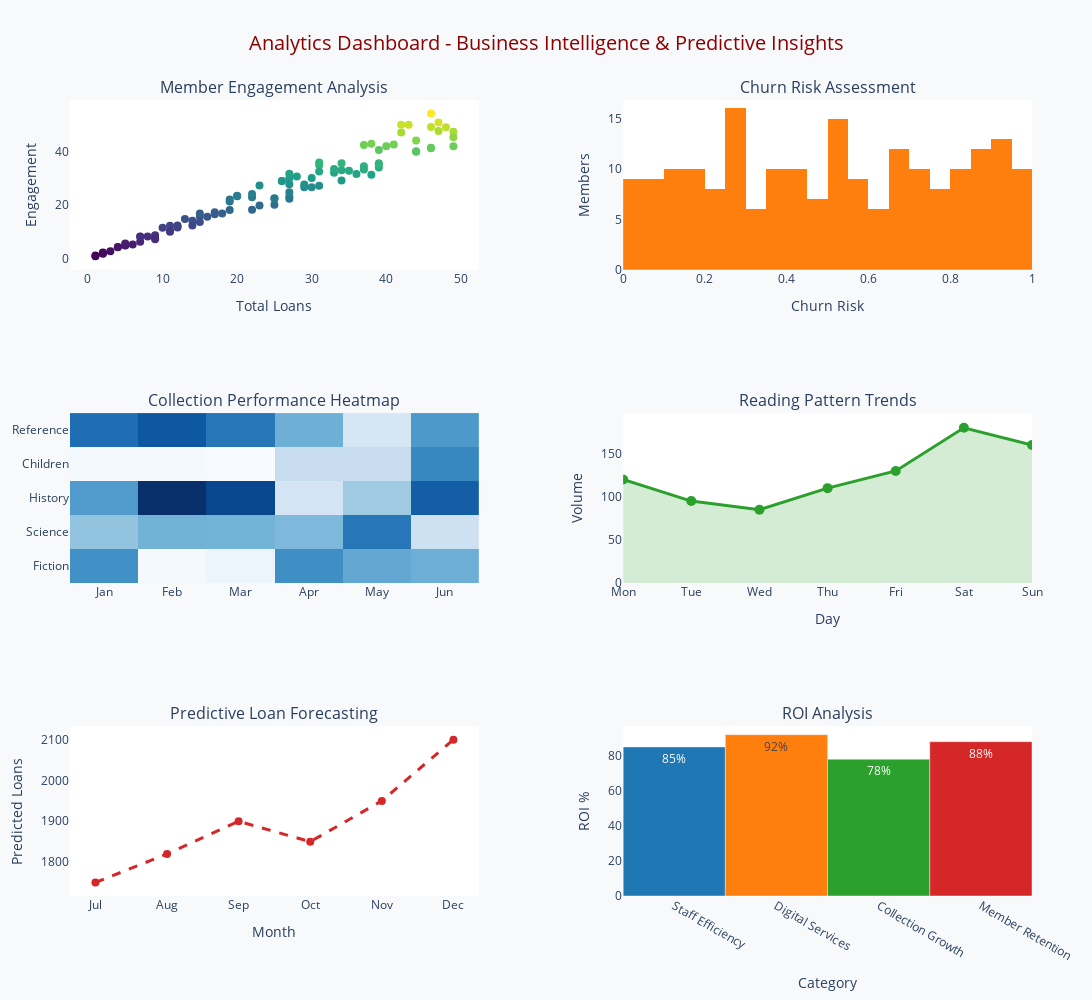

The notebook cell saved with this chart:
### Markdown cell above
## 🧠 **Analytics Dashboard - Business Intelligence**

Advanced 3x2 layout featuring predictive analytics, member behavior insights, collection performance metrics, and data-driven recommendations.

### Code cell
# 🧠 Analytics Dashboard - Business Intelligence & Insights

# Create Analytics Dashboard with 3x2 layout
fig_analytics = make_subplots(
    rows=3, cols=2,
    subplot_titles=[
        'Member Engagement Analysis', 'Churn Risk Assessment',
        'Collection Performance Heatmap', 'Reading Pattern Trends',
        'Predictive Loan Forecasting', 'ROI Analysis'
    ],
    vertical_spacing=0.18,    # Optimized for 3 rows
    horizontal_spacing=0.15,
    specs=[
        [{"type": "scatter"}, {"type": "histogram"}],
        [{"type": "heatmap"}, {"type": "scatter"}],
        [{"type": "scatter"}, {"type": "bar"}]
    ]
)

# Advanced analytics data
member_loans = np.random.randint(1, 50, 100)
engagement_score = member_loans * np.random.uniform(0.8, 1.2, 100)

churn_risk = np.random.uniform(0, 1, 200)

# Heatmap data for collection performance
categories = ['Fiction', 'Science', 'History', 'Children', 'Reference']
months = ['Jan', 'Feb', 'Mar', 'Apr', 'May', 'Jun']
performance_matrix = np.random.randint(50, 300, (5, 6))

reading_days = ['Mon', 'Tue', 'Wed', 'Thu', 'Fri', 'Sat', 'Sun']
reading_volume = [120, 95, 85, 110, 130, 180, 160]

forecast_months = ['Jul', 'Aug', 'Sep', 'Oct', 'Nov', 'Dec']
predicted_loans = [1750, 1820, 1900, 1850, 1950, 2100]

roi_categories = ['Staff Efficiency', 'Digital Services', 'Collection Growth', 'Member Retention']
roi_values = [85, 92, 78, 88]

# Chart 1: Member Engagement (Top Left)
fig_analytics.add_trace(
    go.Scatter(
        x=member_loans,
        y=engagement_score,
        mode='markers',
        marker=dict(
            size=8,
            color=engagement_score,
            colorscale='Viridis',
            showscale=False
        ),
        showlegend=False
    ),
    row=1, col=1
)

# Chart 2: Churn Risk Distribution (Top Right)
fig_analytics.add_trace(
    go.Histogram(
        x=churn_risk,
        nbinsx=20,
        marker_color='#ff7f0e',
        showlegend=False
    ),
    row=1, col=2
)

# Chart 3: Performance Heatmap (Middle Left)
fig_analytics.add_trace(
    go.Heatmap(
        z=performance_matrix,
        x=months,
        y=categories,
        colorscale='Blues',
        showscale=False
    ),
    row=2, col=1
)

# Chart 4: Reading Patterns (Middle Right)
fig_analytics.add_trace(
    go.Scatter(
        x=reading_days,
        y=reading_volume,
        mode='lines+markers',
        line=dict(color='#2ca02c', width=3),
        marker=dict(size=10),
        fill='tozeroy',
        fillcolor='rgba(44, 160, 44, 0.2)',
        showlegend=False
    ),
    row=2, col=2
)

# Chart 5: Predictive Forecasting (Bottom Left)
fig_analytics.add_trace(
    go.Scatter(
        x=forecast_months,
        y=predicted_loans,
        mode='lines+markers',
        line=dict(color='#d62728', width=3, dash='dash'),
        marker=dict(size=8),
        showlegend=False
    ),
    row=3, col=1
)

# Chart 6: ROI Analysis (Bottom Right)
fig_analytics.add_trace(
    go.Bar(
        x=roi_categories,
        y=roi_values,
        marker_color=['#1f77b4', '#ff7f0e', '#2ca02c', '#d62728'],
        text=[f'{v}%' for v in roi_values],
        textposition='auto',
        showlegend=False
    ),
    row=3, col=2
)

# Analytics layout configuration
fig_analytics.update_layout(
    title={
        'text': 'Analytics Dashboard - Business Intelligence & Predictive Insights',
        'x': 0.5,
        'xanchor': 'center',
        'font': {'size': 20, 'color': 'darkred'}
    },
    height=1000,   # Taller for 3 rows
    width=1400,
    showlegend=False,
    plot_bgcolor='white',
    paper_bgcolor='#f8f9fa',
    margin=dict(l=60, r=60, t=100, b=60)
)

# Update axis labels
fig_analytics.update_xaxes(title_text="Total Loans", row=1, col=1)
fig_analytics.update_yaxes(title_text="Engagement", row=1, col=1)
fig_analytics.update_xaxes(title_text="Churn Risk", row=1, col=2)
fig_analytics.update_yaxes(title_text="Members", row=1, col=2)
fig_analytics.update_xaxes(title_text="Day", row=2, col=2)
fig_analytics.update_yaxes(title_text="Volume", row=2, col=2)
fig_analytics.update_xaxes(title_text="Month", row=3, col=1)
fig_analytics.update_yaxes(title_text="Predicted Loans", row=3, col=1)
fig_analytics.update_xaxes(title_text="Category", row=3, col=2)
fig_analytics.update_yaxes(title_text="ROI %", row=3, col=2)

fig_analytics.show()

print("✅ Analytics Dashboard Complete - Business intelligence insights ready")

### Figure 1 — Plotly figure (JSON) as saved in the notebook; plotly's stock layout.template omitted (floating-point values rounded to 4 significant figures; data arrays with more than 128 entries replaced by an {"elided": "..."} marker saying what was removed)
{"data": [{"marker": {"color": [41.97, 23.16, 14.79, 21.3, 2.256, 27.22, 22.38, 49.04, 34.98, 33.0, 31.32, 28.97, 40.54, 42.89, 12.37, 22.93, 8.124, 29.97, 2.724, 18.19, 15.72, 27.77, 14.1, 30.62, 11.97, 49.97, 34.05, 47.07, 19.86, 24.13, 39.89, 26.66, 20.13, 5.664, 17.34, 33.29, 8.75, 47.61, 41.36, 16.86, 12.23, 31.66, 7.579, 24.79, 15.65, 44.08, 50.79, 23.28, 50.01, 32.8, 12.32, 0.852, 11.53, 16.87, 5.238, 34.47, 27.32, 13.68, 49.14, 10.54, 2.093, 35.92, 23.47, 4.216, 29.01, 4.945, 41.99, 42.38, 11.62, 29.14, 6.263, 22.56, 4.336, 47.4, 8.254, 35.63, 18.22, 40.12, 32.04, 27.63, 31.6, 32.48, 54.18, 45.29, 8.261, 4.89, 26.62, 33.41, 7.255, 35.25, 22.34, 1.812, 22.09, 1.126, 35.62, 10.06, 42.62, 16.55, 41.18, 30.14], "colorscale": [[0, "#440154"], [0.1111, "#482878"], [0.2222, "#3e4989"], [0.3333, "#31688e"], [0.4444, "#26828e"], [0.5556, "#1f9e89"], [0.6667, "#35b779"], [0.7778, "#6ece58"], [0.8889, "#b5de2b"], [1, "#fde725"]], "showscale": false, "size": 8}, "mode": "markers", "showlegend": false, "type": "scatter", "x": [40, 27, 13, 19, 2, 31, 27, 48, 31, 34, 38, 26, 39, 38, 12, 22, 7, 27, 3, 19, 15, 27, 14, 28, 12, 43, 39, 42, 23, 22, 44, 29, 25, 5, 17, 37, 9, 47, 46, 15, 11, 27, 9, 27, 16, 44, 47, 20, 42, 35, 14, 1, 10, 18, 6, 37, 23, 15, 46, 11, 2, 31, 20, 4, 26, 5, 49, 37, 12, 34, 7, 25, 4, 49, 8, 34, 22, 44, 33, 29, 36, 31, 46, 49, 7, 5, 30, 33, 9, 39, 25, 2, 19, 1, 39, 11, 41, 17, 46, 30], "xaxis": "x", "y": [41.97, 23.16, 14.79, 21.3, 2.256, 27.22, 22.38, 49.04, 34.98, 33.0, 31.32, 28.97, 40.54, 42.89, 12.37, 22.93, 8.124, 29.97, 2.724, 18.19, 15.72, 27.77, 14.1, 30.62, 11.97, 49.97, 34.05, 47.07, 19.86, 24.13, 39.89, 26.66, 20.13, 5.664, 17.34, 33.29, 8.75, 47.61, 41.36, 16.86, 12.23, 31.66, 7.579, 24.79, 15.65, 44.08, 50.79, 23.28, 50.01, 32.8, 12.32, 0.852, 11.53, 16.87, 5.238, 34.47, 27.32, 13.68, 49.14, 10.54, 2.093, 35.92, 23.47, 4.216, 29.01, 4.945, 41.99, 42.38, 11.62, 29.14, 6.263, 22.56, 4.336, 47.4, 8.254, 35.63, 18.22, 40.12, 32.04, 27.63, 31.6, 32.48, 54.18, 45.29, 8.261, 4.89, 26.62, 33.41, 7.255, 35.25, 22.34, 1.812, 22.09, 1.126, 35.62, 10.06, 42.62, 16.55, 41.18, 30.14], "yaxis": "y"}, {"marker": {"color": "#ff7f0e"}, "nbinsx": 20, "showlegend": false, "type": "histogram", "x": {"elided": "200 float values"}, "xaxis": "x2", "yaxis": "y2"}, {"colorscale": [[0, "rgb(247,251,255)"], [0.125, "rgb(222,235,247)"], [0.25, "rgb(198,219,239)"], [0.375, "rgb(158,202,225)"], [0.5, "rgb(107,174,214)"], [0.625, "rgb(66,146,198)"], [0.75, "rgb(33,113,181)"], [0.875, "rgb(8,81,156)"], [1, "rgb(8,48,107)"]], "showscale": false, "type": "heatmap", "x": ["Jan", "Feb", "Mar", "Apr", "May", "Jun"], "xaxis": "x3", "y": ["Fiction", "Science", "History", "Children", "Reference"], "yaxis": "y3", "z": [[203, 55, 63, 205, 179, 171], [148, 168, 167, 161, 228, 101], [192, 293, 272, 94, 141, 250], [55, 55, 51, 109, 110, 212], [235, 256, 228, 171, 91, 194]]}, {"fill": "tozeroy", "fillcolor": "rgba(44, 160, 44, 0.2)", "line": {"color": "#2ca02c", "width": 3}, "marker": {"size": 10}, "mode": "lines+markers", "showlegend": false, "type": "scatter", "x": ["Mon", "Tue", "Wed", "Thu", "Fri", "Sat", "Sun"], "xaxis": "x4", "y": [120, 95, 85, 110, 130, 180, 160], "yaxis": "y4"}, {"line": {"color": "#d62728", "dash": "dash", "width": 3}, "marker": {"size": 8}, "mode": "lines+markers", "showlegend": false, "type": "scatter", "x": ["Jul", "Aug", "Sep", "Oct", "Nov", "Dec"], "xaxis": "x5", "y": [1750, 1820, 1900, 1850, 1950, 2100], "yaxis": "y5"}, {"marker": {"color": ["#1f77b4", "#ff7f0e", "#2ca02c", "#d62728"]}, "showlegend": false, "text": ["85%", "92%", "78%", "88%"], "textposition": "auto", "type": "bar", "x": ["Staff Efficiency", "Digital Services", "Collection Growth", "Member Retention"], "xaxis": "x6", "y": [85, 92, 78, 88], "yaxis": "y6"}], "layout": {"annotations": [{"font": {"size": 16}, "showarrow": false, "text": "Member Engagement Analysis", "x": 0.2125, "xanchor": "center", "xref": "paper", "y": 1, "yanchor": "bottom", "yref": "paper"}, {"font": {"size": 16}, "showarrow": false, "text": "Churn Risk Assessment", "x": 0.7875, "xanchor": "center", "xref": "paper", "y": 1, "yanchor": "bottom", "yref": "paper"}, {"font": {"size": 16}, "showarrow": false, "text": "Collection Performance Heatmap", "x": 0.2125, "xanchor": "center", "xref": "paper", "y": 0.6067, "yanchor": "bottom", "yref": "paper"}, {"font": {"size": 16}, "showarrow": false, "text": "Reading Pattern Trends", "x": 0.7875, "xanchor": "center", "xref": "paper", "y": 0.6067, "yanchor": "bottom", "yref": "paper"}, {"font": {"size": 16}, "showarrow": false, "text": "Predictive Loan Forecasting", "x": 0.2125, "xanchor": "center", "xref": "paper", "y": 0.2133, "yanchor": "bottom", "yref": "paper"}, {"font": {"size": 16}, "showarrow": false, "text": "ROI Analysis", "x": 0.7875, "xanchor": "center", "xref": "paper", "y": 0.2133, "yanchor": "bottom", "yref": "paper"}], "height": 1000, "margin": {"b": 60, "l": 60, "r": 60, "t": 100}, "paper_bgcolor": "#f8f9fa", "plot_bgcolor": "white", "showlegend": false, "title": {"font": {"color": "darkred", "size": 20}, "text": "Analytics Dashboard - Business Intelligence & Predictive Insights", "x": 0.5, "xanchor": "center"}, "width": 1400, "xaxis": {"anchor": "y", "domain": [0, 0.425], "title": {"text": "Total Loans"}}, "xaxis2": {"anchor": "y2", "domain": [0.575, 1], "title": {"text": "Churn Risk"}}, "xaxis3": {"anchor": "y3", "domain": [0, 0.425]}, "xaxis4": {"anchor": "y4", "domain": [0.575, 1], "title": {"text": "Day"}}, "xaxis5": {"anchor": "y5", "domain": [0, 0.425], "title": {"text": "Month"}}, "xaxis6": {"anchor": "y6", "domain": [0.575, 1], "title": {"text": "Category"}}, "yaxis": {"anchor": "x", "domain": [0.7867, 1], "title": {"text": "Engagement"}}, "yaxis2": {"anchor": "x2", "domain": [0.7867, 1], "title": {"text": "Members"}}, "yaxis3": {"anchor": "x3", "domain": [0.3933, 0.6067]}, "yaxis4": {"anchor": "x4", "domain": [0.3933, 0.6067], "title": {"text": "Volume"}}, "yaxis5": {"anchor": "x5", "domain": [0, 0.2133], "title": {"text": "Predicted Loans"}}, "yaxis6": {"anchor": "x6", "domain": [0, 0.2133], "title": {"text": "ROI %"}}}}
